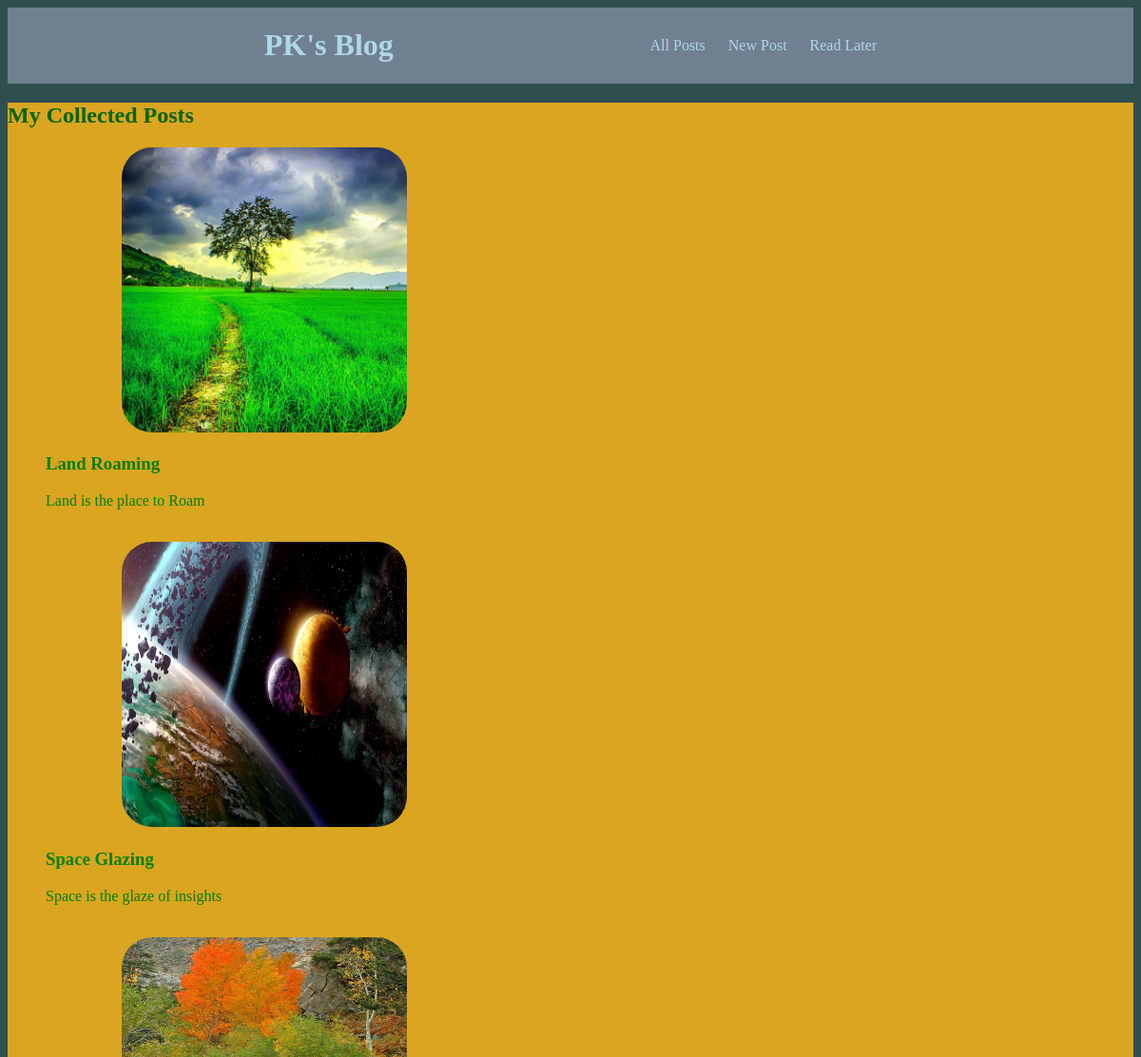
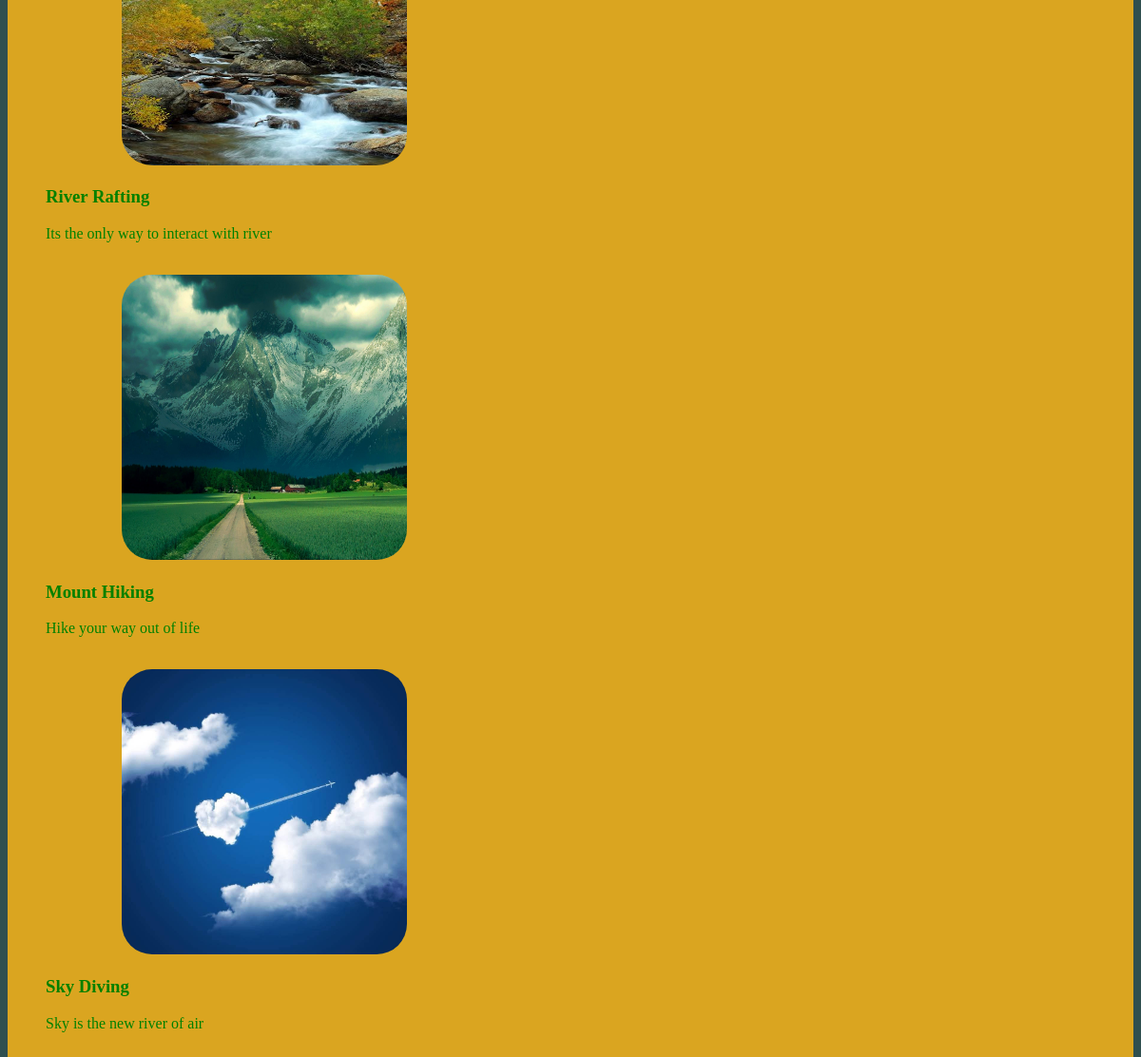
The page /posts on the database its author committed (2 pictures, top to bottom).
### blog/models.py (models this page shows, shortened)
class Post(models.Model):
    title=models.CharField(max_length=25)
    excerpt=models.CharField(max_length=50)
    image = models.ImageField(upload_to="posts")
    dated=models.DateField(auto_now=True)
    content=models.TextField(validators=[MinLengthValidator(10)])
    slug=models.SlugField(unique=True)
    tags=models.ManyToManyField(Tag)
    author=models.ForeignKey(Author,on_delete=models.SET_NULL,null=True,related_name="posts")

### blog/views.py (the view)
# urls.py: path("posts",views.AllPostView.as_view(), name='posts-page'),
class AllPostView(ListView):
    template_name="blog/all-posts.html"
    model = Post
    context_object_name = "all_posts"

### blog/templates/blog/all-posts.html (shortened to what this page needs)
{% extends "base.html" %}
{% load static %}
{% block css_files %}
    <link rel="stylesheet" href="{% static "app.css" %}">
    <link rel="stylesheet" href="{% static "blog/all-posts.css" %}">
    <link rel="stylesheet" href="{% static "blog/post.css" %}">
{% endblock css_files %}
{% block content %}
    <section>
        <h2>My Collected Posts</h2>
        <ul>
            {% for post in all_posts%}
                {% include "blog/includes/posts.html" %}
            {% endfor %}
        </ul>
    </section>
{% endblock content %}

### templates/base.html (shortened to what this page needs)
<!DOCTYPE html>
<html lang="en">
<head>
    {% block css_files %}{% endblock css_files %}
</head>
<body>
    <header id="main-navigation">
        <h1><a href="{% url "starting-page" %}">PK's Blog</a></h1>
        <nav>
            <a href="{% url "posts-page" %}">All Posts</a>
            <a href="{% url "new-post" %}">New Post</a>
            <a href="{% url "read-later" %}">Read Later</a>
        </nav>
    </header>
    {% block content %}{% endblock content %}
</body>
</html>

### blog/templates/blog/includes/posts.html
{% load static %}
<li>
    <article class="post">
        <a href="{% url "post-detail-page" post.slug %}">
            <img src="{{post.image.url}}" alt="{{post.title}}" width = "300" height = "300">
            <div>
                <h3>{{post.title}}</h3>
                <p>{{post.excerpt}}</p>
            </div>
        </a>
    </article>
</li>

### static/app.css (style rules this page uses)
body { background-color: darkslategrey; }
header#main-navigation { background-color: slategray; display: flex; justify-content: space-evenly; align-items:center; }
#main-navigation>h1>a, #main-navigation>nav>a { text-decoration: none; color: lightblue }

### blog/static/blog/all-posts.css (style rules this page uses)
section { color: darkgreen; background-color: goldenrod; }
section>ul { list-style: none; display: flex; flex-direction: column; flex-wrap: wrap; }

### blog/static/blog/post.css (style rules this page uses)
.post>a { color: green; text-decoration: none; padding: 5rem; }
.post>a>img { border-radius: 2rem; }

### rows shown on the page
Post: image (picture), title "Land Roaming", excerpt "Land is the place to Roam"
Post: image (picture), title "Space Glazing", excerpt "Space is the glaze of insights"
Post: image (picture), title "River Rafting", excerpt "Its the only way to interact with river"
Post: image (picture), title "Mount Hiking", excerpt "Hike your way out of life"
Post: image (picture), title "Sky Diving", excerpt "Sky is the new river of air"
